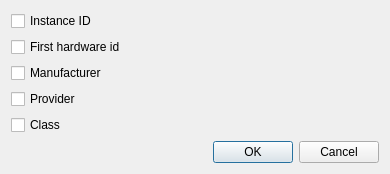
<?xml version="1.0" encoding="UTF-8"?>
<ui version="4.0">
 <class>Columns</class>
 <widget class="QDialog" name="Columns">
  <property name="geometry">
   <rect>
    <x>0</x>
    <y>0</y>
    <width>390</width>
    <height>173</height>
   </rect>
  </property>
  <property name="windowTitle">
   <string>Columns</string>
  </property>
  <layout class="QVBoxLayout" name="verticalLayout">
   <item>
    <widget class="QCheckBox" name="ckInstanceId">
     <property name="text">
      <string>Instance ID</string>
     </property>
    </widget>
   </item>
   <item>
    <widget class="QCheckBox" name="ckHardwareId">
     <property name="text">
      <string>First hardware id</string>
     </property>
    </widget>
   </item>
   <item>
    <widget class="QCheckBox" name="ckManufacturer">
     <property name="text">
      <string>Manufacturer</string>
     </property>
    </widget>
   </item>
   <item>
    <widget class="QCheckBox" name="ckProvider">
     <property name="text">
      <string>Provider</string>
     </property>
    </widget>
   </item>
   <item>
    <widget class="QCheckBox" name="ckClass">
     <property name="text">
      <string>Class</string>
     </property>
    </widget>
   </item>
   <item>
    <widget class="QDialogButtonBox" name="buttonBox">
     <property name="orientation">
      <enum>Qt::Horizontal</enum>
     </property>
     <property name="standardButtons">
      <set>QDialogButtonBox::Cancel|QDialogButtonBox::Ok</set>
     </property>
    </widget>
   </item>
  </layout>
 </widget>
 <tabstops>
  <tabstop>ckInstanceId</tabstop>
  <tabstop>ckHardwareId</tabstop>
  <tabstop>ckManufacturer</tabstop>
  <tabstop>ckProvider</tabstop>
  <tabstop>ckClass</tabstop>
 </tabstops>
 <resources/>
 <connections>
  <connection>
   <sender>buttonBox</sender>
   <signal>rejected()</signal>
   <receiver>Columns</receiver>
   <slot>reject()</slot>
   <hints>
    <hint type="sourcelabel">
     <x>325</x>
     <y>158</y>
    </hint>
    <hint type="destinationlabel">
     <x>286</x>
     <y>274</y>
    </hint>
   </hints>
  </connection>
 </connections>
</ui>
